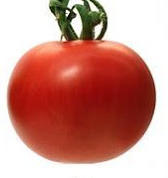
#> input picture tomate1.jpg, 168 x 178 px
$ python contornos.py   (older library calls are emulated)
#> lines starting #> are read from the running program, lines starting #| are printed output that depends on the picture; after the words box and inside, x2 and y2 are one past the last pixel; in counts of white or black regions, pixels touching at a corner belong together
import cv2
import numpy as np

imagen = cv2.imread('tomate1.jpg')#lee la imagen seleccionada
#> imagen is the input picture: shape (178, 168, 3); mean B, G, R 132, 142.2, 202.1
cv2.imshow('original', imagen)#muestra la imagen seleccionada
imageng = cv2.GaussianBlur(imagen, (7,7), 0)#aplica el primer filtro de suavisado de la imagen con la funcion blur y gauss, los parametros son (imagen_original, tama;o de la matriz, mientras mas alto el valor mas suavizada estara, y de preferencia debe ser numero impar para poder posicionar el pixel en el centro, y 0 por defectoes la anchura de la campana de gauss))
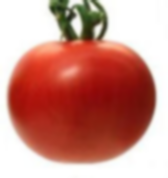
#> imageng: shape (178, 168, 3); mean B, G, R 132, 142.2, 202.1
cv2.imshow('suavizada',imageng)#muestra la imagen suavizada
imagenc = cv2.Canny(imageng,50,150)#es la mascara que detecta bordes, la funcion canny convierte la imagen a blanco y negro y detecta todos los bordes,parametros(imagen_suavizada, umbral minimo, umbralmaximo))
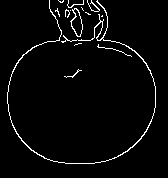
#> imagenc: shape (178, 168); 3.2% white in thin lines or dots, all inside (x1, y1, x2, y2) = (7, 0, 156, 164)
cv2.imshow('bordeada', imagenc)# muestra imagen bordeada


(_,contorno,_)= cv2.findContours(imagenc.copy(), cv2.RETR_EXTERNAL, cv2.CHAIN_APPROX_SIMPLE)
#> contorno = 14 contours, 12 with area under 20; largest, box (x1, y1, x2, y2) and area: (70, 8, 83, 37) 200, (7, 0, 156, 164) 143
#funcion que encuentra el contorno en la imagen, parametros(copia_imagen_contorno, funcion_que_obtiene_el_contorno_exterior, funcion_que_elimina_puntos_redundantes)

cv2.drawContours (imagen, contorno, -1, (0,255,0), 3)#dibuja contornos parametros(imagen_original, imagen_contorneada_, numero_de_contornos_, valoresbgr, numero_de_grosor_de_linea)
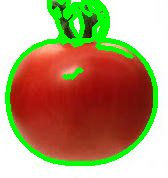
#> imagen: shape (178, 168, 3); 12.95% of pixels changed, all inside (x1, y1, x2, y2) = (5, 0, 158, 166)
cv2.imshow('contornos', imagen)
muestra = imagen.copy()
recorte = muestra[10:200, 50:150]
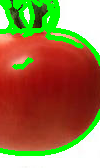
#> recorte: shape (168, 100, 3); mean B, G, R 74.3, 120.7, 156.6
cv2.imshow('muestra', recorte)
cv2.waitKey(0)

$ run again, with tomateverde.jpg copied over tomate1.jpg
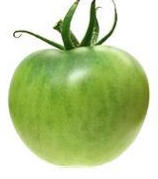
#> input picture tomateverde.jpg, 158 x 179 px
#> imagen is the input picture: shape (179, 158, 3); mean B, G, R 155.1, 206.5, 189.3
#> `imagenc = cv2.Canny(imageng,50,150)#es la mascara que detecta bordes, ..`:
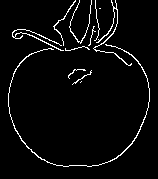
#> imagenc: shape (179, 158); 3.9% white in thin lines or dots, all inside (x1, y1, x2, y2) = (8, 0, 150, 167)
#> contorno = 12 contours, 8 with area under 20; largest, box (x1, y1, x2, y2) and area: (8, 44, 150, 167) 93, (93, 0, 132, 66) 48, (12, 29, 64, 51) 31, (53, 0, 76, 46) 21
#> imagen: shape (179, 158, 3); 15.72% of pixels changed, all inside (x1, y1, x2, y2) = (6, 0, 152, 169)
#> `recorte = muestra[10:200, 50:150]`:
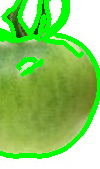
#> recorte: shape (169, 100, 3); mean B, G, R 104.1, 204, 141.1
